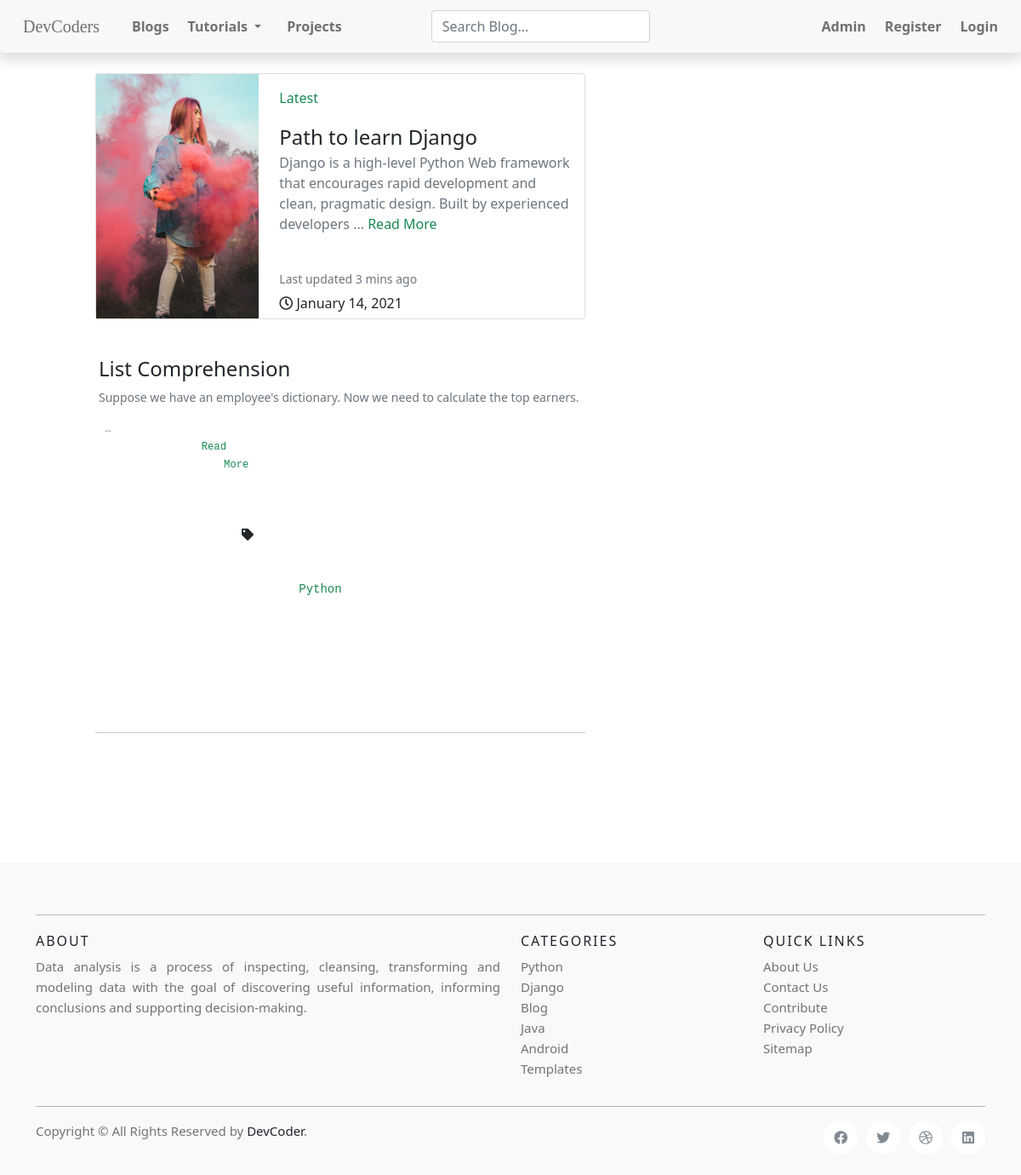
/bloglist/, run on an earlier commit of the app's database.
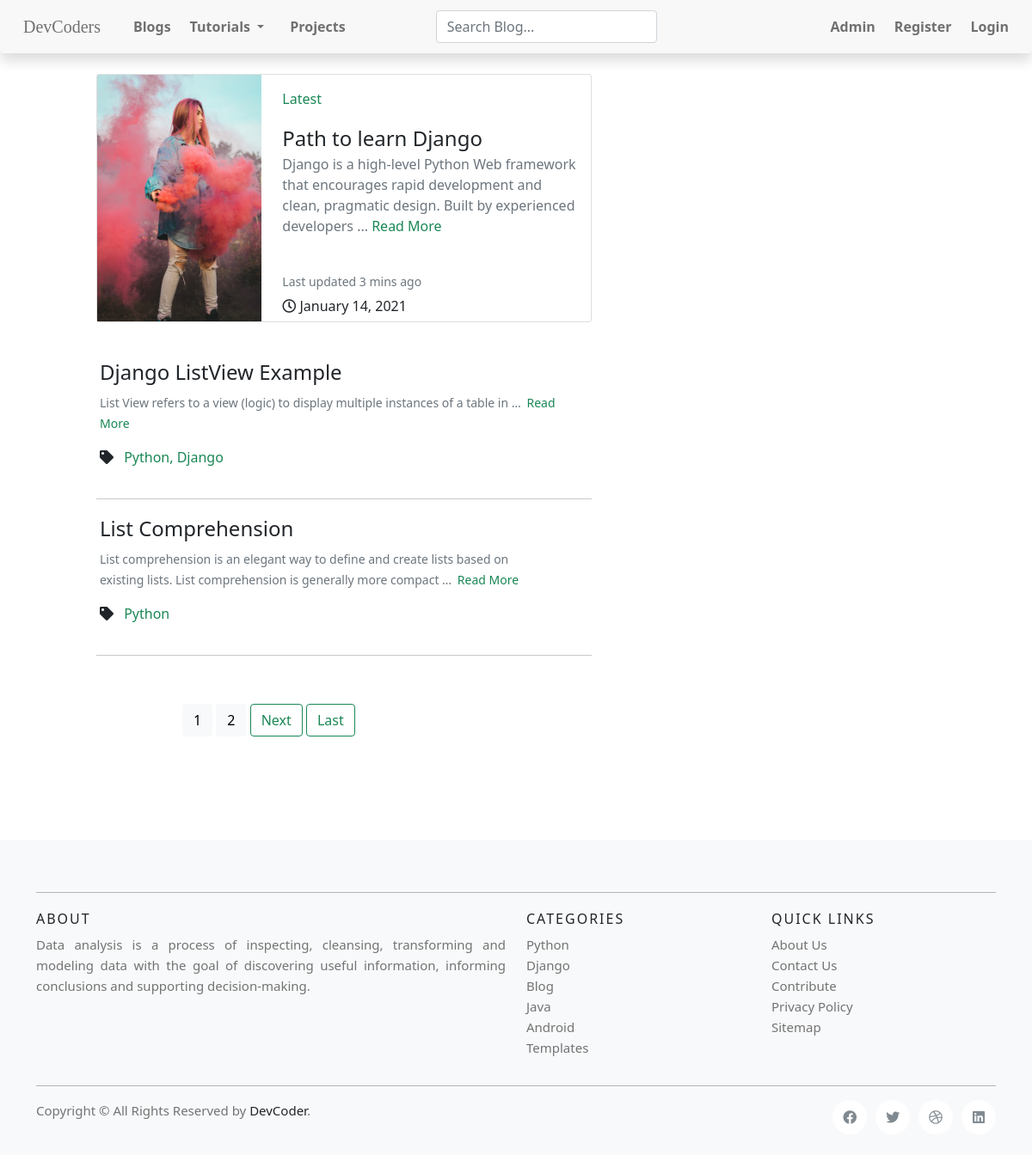
And on a later commit of the database.
### blog/models.py (models this page shows, shortened)
class BlogDB(models.Model):
    description = models.CharField(max_length=200)
    keywords = MultiSelectField(choices=keyword_choices, max_choices=3)
    author = models.CharField(
        max_length=50, default='http://sdt-inc.github.io/')
    title = models.CharField(max_length=200)
    slug = models.SlugField(max_length=200, null=True, blank=True)
    tag = MultiSelectField(choices=keyword_choices, max_choices=3)
    writer_name = MultiSelectField(
        choices=writer_choices, max_choices=1)
    date = models.DateField(auto_now=timezone.now())
    body = RichTextUploadingField(config_name='special', blank=True, null=True)
    related_page_link = models.CharField(max_length=200)

### blog/views.py (the view)
# urls.py: path('bloglist/', views.BlogListView.as_view(), name='blog_list'),
@method_decorator(cache_page(60 * 5), name='dispatch')
class BlogListView(ListView):
    model = BlogDB
    paginate_by = 2
    ordering = ['-date']
    template_name = 'blog/blog-list.html'
    def get_context_data(self, **kwargs):
        context = super().get_context_data(**kwargs)
        context['current_url'] = 'blog_list'
        return context

### blog/templates/blog/blog-list.html (shortened to what this page needs)
{% extends 'blog/base.html' %}
{% load static %}
{% block bloglistview %}
<div class="row">
    <div class="col-md-1"></div>
    <div class="col-md-6 col-sm-6 col-xs-12">
        <div class="card mb-3" style="max-width: 100%">
            <div class="row g-0">
                <div class="col-md-4">
                    <img src="{% static 'blog/img/django.jpg' %}" alt="..." class="img-fluid" />
                </div>
                <div class="pl-2 col-md-8" style="position: relative;">
                    <div class="card-body">
                        <p><a class="text-decoration-none text-success" href="#">Latest</a></p>
                        <a href="#" class="text-decoration-none fs-4 text-dark">Path to learn Django</a>
                        <p class="text-muted">
                            Django is a high-level Python Web framework that encourages rapid development and
                            clean,
                            pragmatic design. Built by
                            experienced developers ...
                            <a class="text-decoration-none text-success" href="#">Read More</a>
                        </p>
                        <br>
                        <p class="card-text">
                            <small class="text-muted">Last updated 3 mins ago</small>
                        </p>
                        <time style="position: absolute; bottom: 2%; left: 10;"><i class="far fa-clock"></i>
                            January 14, 2021</time>
                    </div>
                </div>
            </div>
        </div>
        <br>
        {% for blog in object_list %}
        <div class="shadow-none p-1">
            <a class="text-decoration-none font-weight-light text-success"
                href="{% url 'blog-detail' slug=blog.slug %}">
                <h4 class="card-title text-capitalize text-dark">{{ blog.title }}</h4>
            </a>
            <small class="font-weight-light text-justify text-muted"> {{ blog.body | truncatewords:15 | safe }}
                <a href="{% url 'blog-detail' slug=blog.slug %}" class="text-decoration-none text-success zoom">Read
                    More</a>
            </small>
            <div class="row">
                <ul style="display: inline;">
                    <li class="pr-2" style="display: inline;"><i class="fas fa-tag"></i></li>
                    <li class="pr-2" style="display: inline;"><a class="text-decoration-none text-success" href="#">
                            {{ blog.get_tag_display|cut:'0' }}
                        </a>
                    </li>
                </ul>
            </div>
        </div>
        <hr>
        {% endfor %}
    </div>
</div>
{% endblock bloglistview %}

### blog/templates/blog/base.html (shortened to what this page needs)
{% load static %}
<!DOCTYPE html>
<html lang="en">
<head>
    <link rel="stylesheet" href="{% static 'blog/css/main.css' %}">
    <link rel="stylesheet" href="https://pro.fontawesome.com/releases/v5.10.0/css/all.css"
 />
    <link rel="stylesheet" href="https://maxcdn.bootstrapcdn.com/bootstrap/4.5.2/css/bootstrap.min.css" />
    <link href="https://cdn.jsdelivr.net/npm/bootstrap@5.0.0-beta1/dist/css/bootstrap.min.css" rel="stylesheet"
 />
    <link rel="stylesheet" href="{% static 'blog/css/highlight/styles/atom-one-light.css' %}" />
</head>
<body>
    <header class="navbar navbar-expand navbar-light flex-column sticky-top flex-md-row bd-navbar shadow rounded">
        <div class="navbar-nav navbar-nav-scroll navbar-expand-lg">
            <ul class="nav nav-pills">
                <li class="nav-item zoom">
                    <a class="nav-item nav-link navbar-brand" style="font-family: Impact;" href="/">DevCoders</a>
                </li>
                <li class="nav-item zoom">
                    <a class="nav-item nav-link font-weight-bold" href="{% url 'blog_list' %}">Blogs</a>
                </li>
                <li class="nav-item dropdown zoom">
                    <a class="nav-item nav-link dropdown-toggle mr-md-2 font-weight-bold" href="#" id="bd-versions"
                        data-toggle="dropdown" aria-haspopup="true" aria-expanded="false">Tutorials
                    </a>
                </li>
                <li class="nav-item zoom">
                    <a class="nav-link font-weight-bold" href="#" target="_blank">Projects</a>
                </li>
            </ul>
        </div>
        <ul class="navbar-nav flex-row ml-md-auto d-md-flex zoom">
            <form class="form-inline my-2 my-lg-0" method="GET" action="search">
                <input type="search" class="form-control" id="search-input" placeholder="Search Blog..."
                    aria-label="Search for..." autocomplete="off" name="query" />
            </form>
        </ul>
        <ul class="navbar-nav flex-row ml-md-auto d-md-flex">
            <li class="nav-item zoom">
                <a class="nav-link font-weight-bold" href="/admin" target="_blank">Admin</a>
            </li>
            <li class="nav-item zoom">
                <a class="nav-link font-weight-bold" href="#" target="">Register</a>
            </li>
            <li class="nav-item zoom">
                <a class="nav-link font-weight-bold" href="#" target="">Login</a>
            </li>
        </ul>
    </header>
    <div class="container-fluid mt-4">
        {% if current_url == 'blog_list' %}
        {% block bloglistview %}
        {% endblock bloglistview %}
        {% endif %}
        <div class="row">
            <div class="col-sm-8 mx-auto">
                {% if is_paginated %}
                {% for num in page_obj.paginator.page_range %}
                {% if page_obj.number == num %}
                <a class="btn btn-light mb-4" href="?page={{ num }}">{{ num }}</a>
                {% elif num > page_obj.number|add:'-3' and num < page_obj.number|add:'3' %} <a
                    class="btn btn-light mb-4" href="?page={{ num }}">{{ num }}</a>
                    {% endif %}
                    {% endfor %}
                    {% if page_obj.has_next %}
                    <a class="btn btn-outline-success mb-4" href="?page={{ page_obj.next_page_number }}">Next</a>
                    <a class="btn btn-outline-success mb-4" href="?page={{ page_obj.paginator.num_pages }}">Last</a>
                    {% endif %}
                    {% endif %}
            </div>
        </div>
    </div>
    <br /><br />
    <br /><br />
    <footer class="site-footer">
        <div class="container">
            <hr>
            <div class="row">
                <div class="col-sm-12 col-md-6">
                    <h6 class='text-dark'>About</h6>
                    <p class="text-justify">Data analysis is a process of inspecting, cleansing,
                        transforming and modeling data with the goal of discovering
                        useful information, informing conclusions and supporting
                        decision-making.</p>
                </div>
                <div class="col-xs-6 col-md-3">
                    <h6 class='text-dark'>Categories</h6>
                    <ul class="footer-links">
                        <li><a href="{% url 'tutorial' slug='slug-in-django' %}" class="text-decoration-none">Python</a>
                        </li>
                        <li><a href="#" class="text-decoration-none">Django</a></li>
                        <li><a href="#" class="text-decoration-none">Blog</a></li>
                        <li><a href="#" class="text-decoration-none">Java</a></li>
                        <li><a href="#" class="text-decoration-none">Android</a></li>
                        <li><a href="#" class="text-decoration-none">Templates</a></li>
                    </ul>
                </div>
                <div class="col-xs-6 col-md-3">
                    <h6 class='text-dark'>Quick Links</h6>
                    <ul class="footer-links">
                        <li><a href="#" class="text-decoration-none">About Us</a></li>
                        <li><a href="#" class="text-decoration-none">Contact Us</a></li>
                        <li><a href="#" class="text-decoration-none">Contribute</a></li>
                        <li><a href="#" class="text-decoration-none">Privacy Policy</a></li>
                        <li><a href="/sitemap.xml" class="text-decoration-none">Sitemap</a></li>
                    </ul>
                </div>
            </div>
            <hr>
        </div>
        <div class="container">
            <div class="row">
                <div class="col-md-8 col-sm-6 col-xs-12">
                    <p class="copyright-text">Copyright &copy; {{ date.year }} All Rights Reserved by
                        <a class="text-dark text-decoration-none" href="#">DevCoder</a>.
                    </p>
                </div>
                <div class="col-md-4 col-sm-6 col-xs-12">
                    <ul class="social-icons list-unstyled list-inline">
                        <li><a class="facebook" href="#"><i class="fab fa-facebook"></i></a></li>
                        <li><a class="twitter" href="#"><i class="fab fa-twitter"></i></a></li>
                        <li><a class="dribbble" href="#"><i class="fab fa-dribbble"></i></a></li>
                        <li><a class="linkedin" href="#"><i class="fab fa-linkedin"></i></a></li>
                    </ul>
                </div>
            </div>
        </div>
    </footer>
</body>
</html>

### blog/static/blog/css/main.css (style rules this page uses)
* { margin: 0; padding: 0; background: transparent; }
body { font-family: Roboto, sans-serif; text-rendering: optimizeLegibility; color: rgba(0, 0, 0, .84); }
.zoom { padding: 3px; transition: transform .2s; margin: 0 auto; }
.bd-navbar { min-height: 1rem; background-color: #f8f8f8; box-shadow: 0 .5rem 1rem rgba(0, 0, 0, .05), inset 0 -1px 0 rgba(0, 0, 0, .1) }
.bd-navbar .navbar-nav .nav-link { padding-right: .5rem; padding-left: .5rem; color: #cbbde2 }
.site-footer { background-color: #f8f9fa; padding: 45px 0 20px; font-size: 15px; line-height: 24px; color: #737373; }
.site-footer hr { border-top-color: #bbb; opacity: 0.5 }
.site-footer h6 { color: #fff; font-size: 16px; text-transform: uppercase; margin-top: 5px; letter-spacing: 2px }
.site-footer a { color: #737373; }
.footer-links { padding-left: 0; list-style: none }
.footer-links li { display: block }
.footer-links a { color: #737373 }
.site-footer .social-icons { text-align: right }
.site-footer .social-icons a { width: 40px; height: 40px; line-height: 40px; margin-left: 6px; margin-right: 0; border-radius: 100%; background-color: white; }
.copyright-text { margin: 0 }
.social-icons { padding-left: 0; margin-bottom: 0; list-style: none }
.social-icons li { display: inline-block; margin-bottom: 4px }
.social-icons a { background-color: #eceeef; color: #818a91; font-size: 16px; display: inline-block; line-height: 44px; width: 44px; height: 44px; text-align: center; margin-right: 8px; border-radius: 100%; -webkit-transition: all .2s linear; -o-transition: all .2s linear; transition: all .2s linear }

What changed in the data, as far as the page shows it:
added BlogDB: title "Django ListView Example", body "List View refers to a view (logic) to display multiple instances of a table in …", tag "Python, Django"
changed BlogDB "List Comprehension": body "Suppose we have an employee's dictionary. Now we need to calculate the top earners. …" → "List comprehension is an elegant way to define and create lists based on existing lists . List comprehension is generally more compact …"
Also different on the page:
new list line: "1"
new list line: "2"
text now shown: "Next Last"
